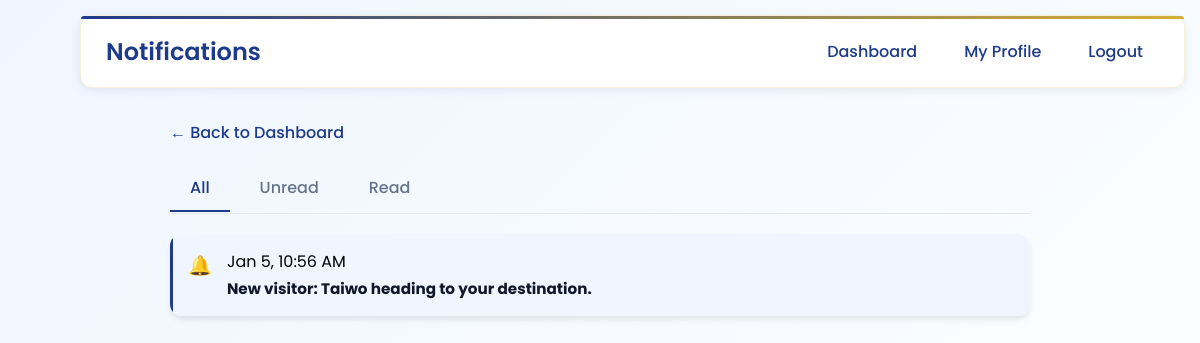
Page /notifications.php (signed in) on the earlier database version.
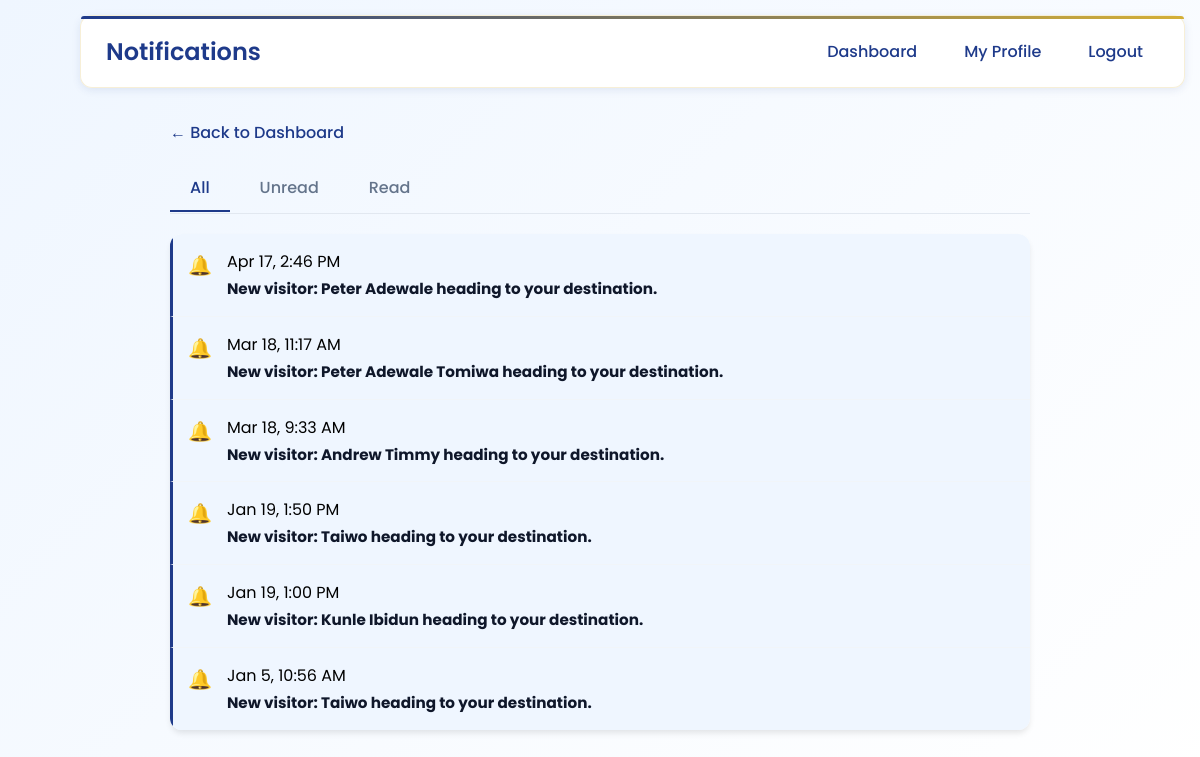
Same page on the later database version.
### tables this page shows
CREATE TABLE `notifications` (
  `id` int(11) NOT NULL,
  `user_id` int(11) NOT NULL,
  `message` text NOT NULL,
  `is_read` tinyint(1) DEFAULT 0,
  `notification_type` enum('visitor_arrival','system','alert','checkout') DEFAULT 'visitor_arrival',
  `visitor_id` int(11) DEFAULT NULL,
  `action_url` varchar(255) DEFAULT NULL,
  `priority` enum('low','normal','high') DEFAULT 'normal',
  `read_at` timestamp NULL DEFAULT NULL,
  `created_at` timestamp NOT NULL DEFAULT current_timestamp()
);

### notifications.php (the view, shortened to what this page needs)
<?php
require_once 'db.php';
$filter = isset($_GET['filter']) ? $_GET['filter'] : 'all';
$page = isset($_GET['page']) ? max(1, intval($_GET['page'])) : 1;
$limit = 20;
$offset = ($page - 1) * $limit;
$where_clauses = ["n.user_id = ?"];
$params = [$_SESSION['user_id']];
$types = "i";
$where_sql = implode(" AND ", $where_clauses);
$sql = "
    SELECT
        n.*,
        v.fullname as visitor_name,
        v.purpose
    FROM notifications n
    LEFT JOIN visitors v ON n.visitor_id = v.id
    WHERE $where_sql
    ORDER BY n.created_at DESC
    LIMIT ? OFFSET ?
";
$stmt = $conn->prepare($sql);
$params[] = $limit;
$params[] = $offset;
$types .= "ii";
$stmt->bind_param($types, ...$params);
$stmt->execute();
$result = $stmt->get_result();
$notifications = [];
while ($row = $result->fetch_assoc()) {
    $notifications[] = $row;
}
?>
<!DOCTYPE html>
<html lang="en">
<head>
    <link rel="stylesheet" href="admin_profile.css?v=<?= time() ?>">
</head>
<body>
    <div class="top-nav">
        <div class="nav-left">
            <h1>Notifications</h1>
        </div>
        <div class="nav-right">
            <a href="admin_dashboard.php" class="nav-link">Dashboard</a>
            <a href="admin_profile.php" class="nav-link">My Profile</a>
            <a href="logout.php" class="nav-link">Logout</a>
        </div>
    </div>
    <div class="inbox-container">
        <a href="admin_dashboard.php" class="back-link">← Back to Dashboard</a>
        <div class="filter-tabs">
            <a href="?filter=all" class="filter-tab <?= $filter === 'all' ? 'active' : '' ?>">All</a>
            <a href="?filter=unread" class="filter-tab <?= $filter === 'unread' ? 'active' : '' ?>">Unread</a>
            <a href="?filter=read" class="filter-tab <?= $filter === 'read' ? 'active' : '' ?>">Read</a>
        </div>
        <div class="inbox-list" id="notificationsList">
            <?php if (empty($notifications)): ?>
                <div class="empty-state">
                    <div style="font-size: 40px; margin-bottom: 10px;">📭</div>
                    <p>No notifications found</p>
                </div>
            <?php else: ?>
                <?php foreach ($notifications as $notif): ?>
                    <div class="notification-item <?= $notif['is_read'] ? 'read' : 'unread' ?>"
                        data-notification-id="<?= $notif['id'] ?>" onclick="toggleNotification(this)">
                        <div class="notification-icon">
                            <?php if ($notif['notification_type'] === 'visitor_arrival'): ?>
                                🔔
                            <?php elseif ($notif['notification_type'] === 'checkout'): ?>
                                👋
                            <?php elseif ($notif['notification_type'] === 'message'): ?>
                                ✉️
                            <?php else: ?>
                                ℹ️
                            <?php endif; ?>
                        </div>
                        <div class="notification-content">
                            <div class="notification-header">
                                <span class="notification-date">
                                    <?= date('M j, g:i A', strtotime($notif['created_at'])) ?>
                                </span>
                            </div>
                            <div class="notification-preview">
                                <?= htmlspecialchars(strlen($notif['message']) > 100 ? substr($notif['message'], 0, 97) . '...' : $notif['message']) ?>
                            </div>
                        </div>
                    </div>
                <?php endforeach; ?>
            <?php endif; ?>
        </div>
    </div>
</body>
</html>

### admin_profile.css (style rules this page uses)
:root { --ui-primary: #1E3A8A; --ui-gold: #D4AF37; --ui-light: #EFF6FF; --ui-dark: #0F172A; --ui-accent: #1e40af; --ui-secondary: #DBEAFE; --ui-border: #BFDBFE; --ui-success: #10B981; --ui-shadow: 0 2px 8px rgba(30, 58, 138, 0.1); --ui-shadow-lg: 0 20px 60px rgba(30, 58, 138, 0.15); --status-available: #10B981; --status-busy: #F59E0B; --status-unavailable: #EF4444; --status-away: #6B7280; }
* { margin: 0; padding: 0; box-sizing: border-box; }
body { font-family: 'Poppins', sans-serif; background: linear-gradient(135deg, var(--ui-light) 0%, #ffffff 100%); min-height: 100vh; padding: 20px; padding-top: 80px; }
.top-nav { position: fixed; top: 15px; right: 15px; left: 80px; background: rgba(255, 255, 255, 0.95); backdrop-filter: blur(10px); border-radius: 12px; padding: 15px 25px; box-shadow: var(--ui-shadow); display: flex; justify-content: space-between; align-items: center; z-index: 999; border: 1px solid rgba(212, 175, 55, 0.2); }
.top-nav::before { content: ''; position: absolute; top: 0; left: 0; right: 0; height: 3px; background: linear-gradient(90deg, var(--ui-primary) 0%, var(--ui-gold) 100%); border-radius: 12px 12px 0 0; }
.top-nav h1 { font-size: 24px; color: var(--ui-primary); font-weight: 600; }
.nav-right { display: flex; gap: 15px; }
.nav-link { color: var(--ui-primary); text-decoration: none; padding: 8px 16px; border-radius: 8px; transition: all 0.3s ease; font-weight: 500; }
.notification-item { display: flex; gap: 15px; padding: 15px; border-bottom: 1px solid #f1f5f9; transition: all 0.2s; cursor: pointer; border-left: 3px solid transparent; }
.notification-item:last-child { border-bottom: none; }
.notification-item.unread { background-color: #eff6ff; border-left-color: var(--ui-primary); }
.notification-item.unread .notification-preview { font-weight: 700; color: var(--ui-dark); }
.notification-icon { font-size: 1.2rem; padding-top: 2px; }
.notification-content { flex: 1; }
.notification-header { display: flex; justify-content: space-between; margin-bottom: 4px; }
.notification-preview { font-size: 0.95rem; line-height: 1.5; }

### notifications.php (style rules this page uses)
.inbox-container { max-width: 900px; margin: 40px auto; padding: 0 20px; }
.filter-tabs { display: flex; gap: 10px; margin-bottom: 20px; border-bottom: 1px solid #e2e8f0; padding-bottom: 1px; }
.filter-tab { padding: 10px 20px; cursor: pointer; text-decoration: none; color: #64748b; font-weight: 500; border-bottom: 2px solid transparent; transition: all 0.2s; }
.filter-tab.active { color: var(--ui-primary); border-bottom-color: var(--ui-primary); }
.inbox-list { background: white; border-radius: 12px; box-shadow: 0 4px 6px -1px rgba(0, 0, 0, 0.1); overflow: hidden; }
.back-link { display: inline-flex; align-items: center; gap: 5px; color: var(--ui-primary); text-decoration: none; margin-bottom: 20px; font-weight: 500; }

Differences in the rows shown:
added notifications: created_at "Apr 17, 2:46 PM", message "New visitor: Peter Adewale heading to your destination."
added notifications: created_at "Mar 18, 11:17 AM", message "New visitor: Peter Adewale Tomiwa heading to your destination."
added notifications: created_at "Mar 18, 9:33 AM", message "New visitor: Andrew Timmy heading to your destination."
added notifications: created_at "Jan 19, 1:50 PM", message "New visitor: Taiwo heading to your destination."
added notifications: created_at "Jan 19, 1:00 PM", message "New visitor: Kunle Ibidun heading to your destination."
